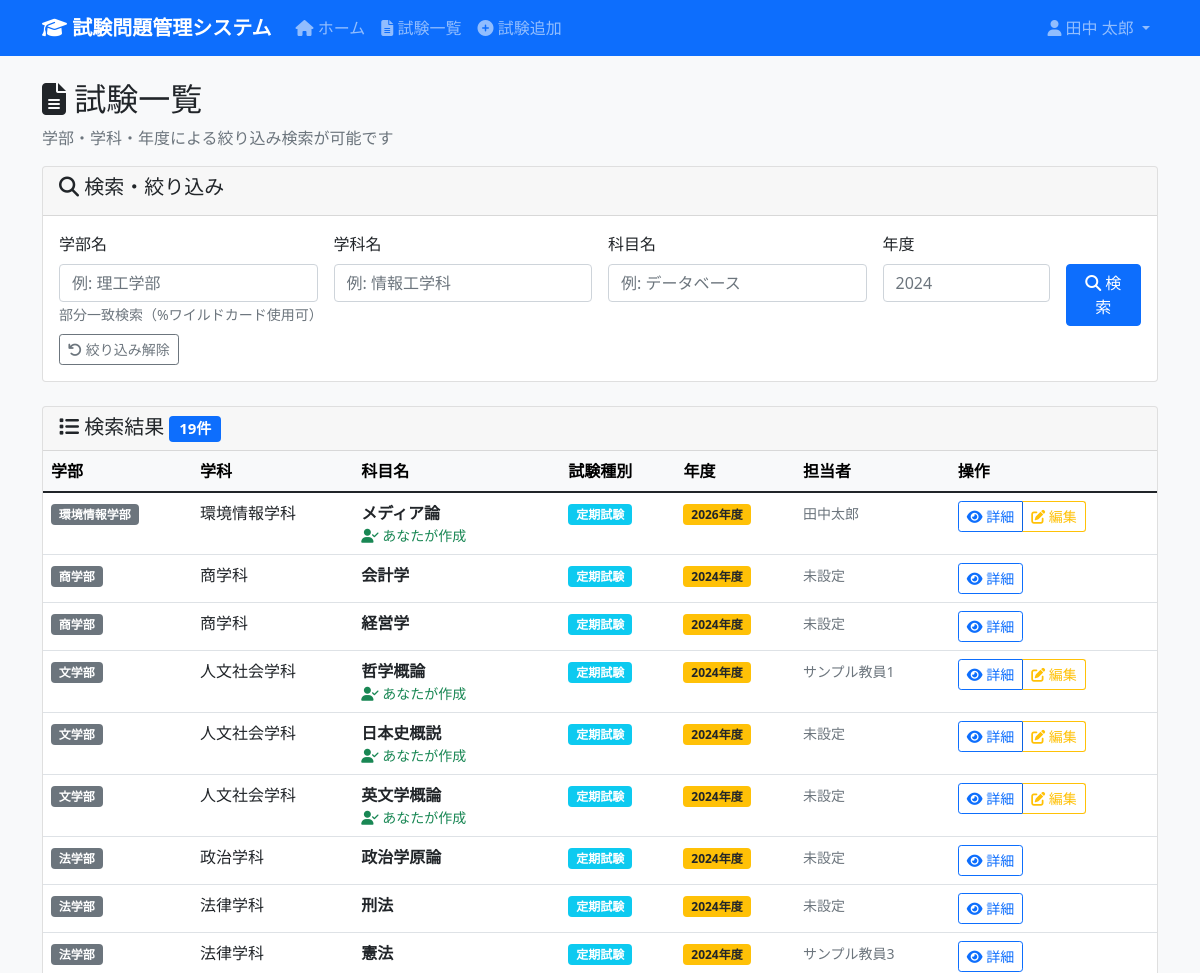
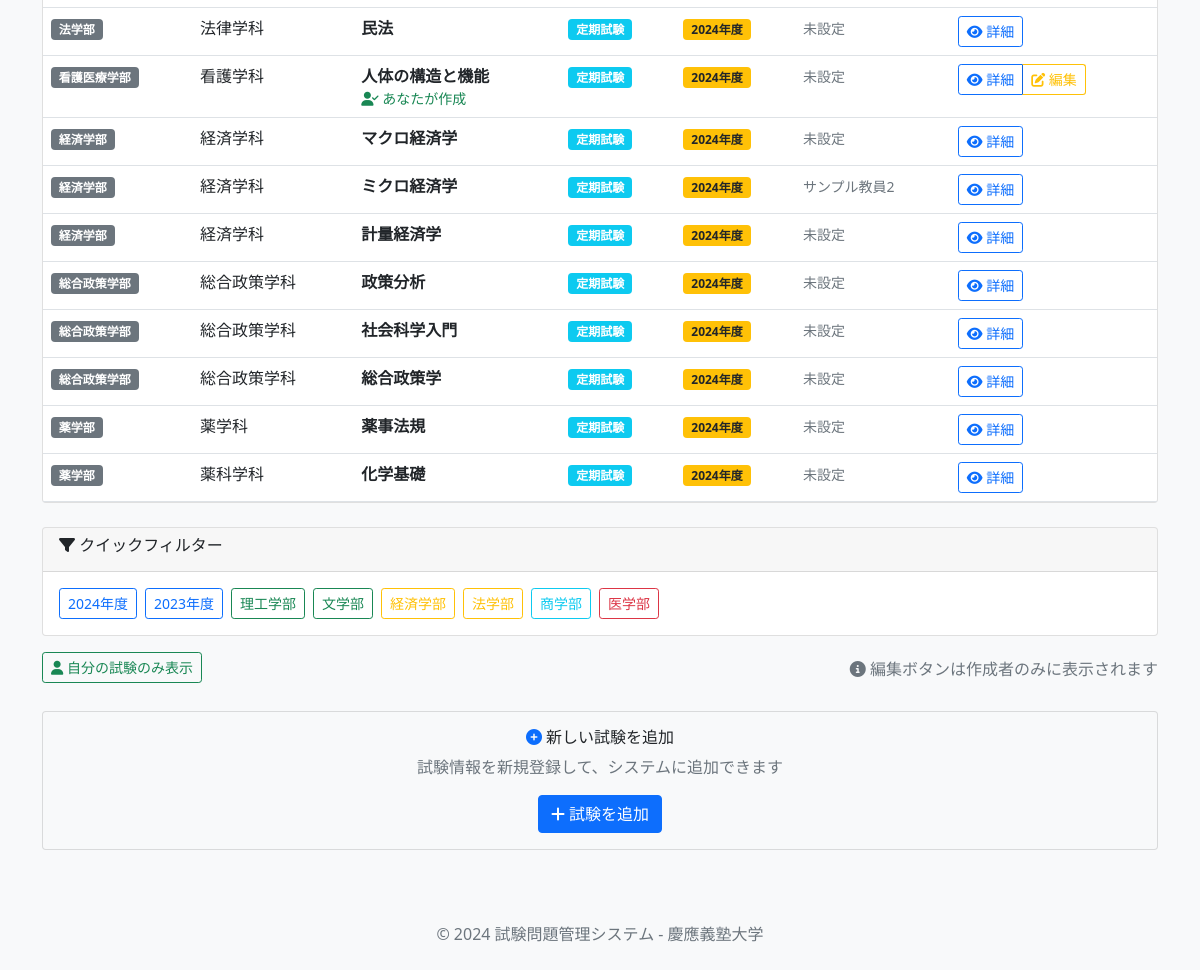
Page /exams (signed in) on the committed database (2 pictures, top to bottom).
### tables this page shows
CREATE TABLE Exams (
                exam_id INTEGER PRIMARY KEY AUTOINCREMENT,
                subject_id INTEGER NOT NULL,
                exam_type_id INTEGER NOT NULL,
                exam_year INTEGER NOT NULL,
                instructions TEXT,
                created_by INTEGER,
                created_at DATETIME DEFAULT CURRENT_TIMESTAMP,
                updated_at DATETIME DEFAULT CURRENT_TIMESTAMP,
                FOREIGN KEY (subject_id) REFERENCES Subjects(subject_id),
                FOREIGN KEY (exam_type_id) REFERENCES ExamTypes(exam_type_id),
                FOREIGN KEY (created_by) REFERENCES Users(user_id) ON DELETE SET NULL,
                UNIQUE(subject_id, exam_type_id, exam_year)
            );

### app.py (the view)
@app.route('/exams')
@login_required
def exams() -> str:
    cur = get_db().cursor()
    exam_list = cur.execute('''
        SELECT
            e.exam_id,
            f.faculty_name,
            d.department_name,
            s.subject_name,
            et.exam_type_name,
            e.exam_year,
            GROUP_CONCAT(p.professor_name, ', ') AS professors,
            e.created_by
        FROM Exams e
        JOIN Subjects s ON e.subject_id = s.subject_id
        JOIN Departments d ON s.department_id = d.department_id
        JOIN Faculties f ON d.faculty_id = f.faculty_id
        JOIN ExamTypes et ON e.exam_type_id = et.exam_type_id
        LEFT JOIN ExamProfessors ep ON e.exam_id = ep.exam_id
        LEFT JOIN Professors p ON ep.professor_id = p.professor_id
        GROUP BY e.exam_id, f.faculty_name, d.department_name, s.subject_name, et.exam_type_name, e.exam_year, e.created_by
        ORDER BY e.exam_year DESC, f.faculty_name, d.department_name, s.subject_name
    ''').fetchall()
    return render_template('exams/list.html', exam_list=exam_list)

### app.py (called while the page is built)
def get_db() -> sqlite3.Connection:
    db = getattr(g, '_database', None)
    if db is None:
        db = g._database = sqlite3.connect(DATABASE)
        db.execute('PRAGMA foreign_keys = ON')
        db.row_factory = sqlite3.Row
    return db

@app.teardown_appcontext
def close_connection(exception: Optional[BaseException]) -> None:
    db = getattr(g, '_database', None)
    if db is not None:
        db.close()

def login_required(f):
    @wraps(f)
    def decorated_function(*args, **kwargs):
        if 'user_id' not in session:
            return redirect(url_for('login'))
        return f(*args, **kwargs)
    return decorated_function

### templates/exams/list.html (shortened to what this page needs)
{% extends "base.html" %}
{% block content %}
<div class="row">
    <div class="col-12">
        <h2>
            <i class="fas fa-file-alt"></i> 試験一覧
        </h2>
        <p class="text-muted">学部・学科・年度による絞り込み検索が可能です</p>
    </div>
</div>
<div class="row mb-4">
    <div class="col-12">
        <div class="card">
            <div class="card-header">
                <h5><i class="fas fa-search"></i> 検索・絞り込み</h5>
            </div>
            <div class="card-body">
                <form method="POST" action="{{ url_for('exams_filtered') }}">
                    <div class="row g-3">
                        <div class="col-md-3">
                            <label for="faculty_filter" class="form-label">学部名</label>
                            <input type="text" class="form-control" id="faculty_filter" name="faculty_filter"
                                   value="{{ faculty_filter or '' }}" placeholder="例: 理工学部">
                            <small class="form-text text-muted">部分一致検索（%ワイルドカード使用可）</small>
                        </div>
                        <div class="col-md-3">
                            <label for="department_filter" class="form-label">学科名</label>
                            <input type="text" class="form-control" id="department_filter" name="department_filter"
                                   value="{{ department_filter or '' }}" placeholder="例: 情報工学科">
                        </div>
                        <div class="col-md-3">
                            <label for="subject_filter" class="form-label">科目名</label>
                            <input type="text" class="form-control" id="subject_filter" name="subject_filter"
                                   value="{{ subject_filter or '' }}" placeholder="例: データベース">
                        </div>
                        <div class="col-md-2">
                            <label for="year_filter" class="form-label">年度</label>
                            <input type="number" class="form-control" id="year_filter" name="year_filter"
                                   value="{{ year_filter or '' }}" min="2020" max="2030" placeholder="2024">
                        </div>
                        <div class="col-md-1">
                            <label class="form-label">&nbsp;</label>
                            <button type="submit" class="btn btn-primary w-100 d-block">
                                <i class="fas fa-search"></i>
                                <span class="d-none d-lg-inline"> 検索</span>
                            </button>
                        </div>
                    </div>
                    <div class="row mt-2">
                        <div class="col-12">
                            <a href="{{ url_for('exams') }}" class="btn btn-outline-secondary btn-sm me-2">
                                <i class="fas fa-undo"></i> 絞り込み解除
                            </a>
                        </div>
                    </div>
                </form>
            </div>
        </div>
    </div>
</div>
<div class="row">
    <div class="col-12">
        {% if exam_list %}
            <div class="card">
                <div class="card-header d-flex justify-content-between align-items-center">
                    <h5 class="mb-0">
                        <i class="fas fa-list"></i> 検索結果
                        <span class="badge bg-primary">{{ exam_list|length }}件</span>
                    </h5>
                </div>
                <div class="card-body p-0">
                    <div class="table-responsive">
                        <table class="table table-hover mb-0">
                            <thead class="table-light">
                                <tr>
                                    <th>学部</th>
                                    <th>学科</th>
                                    <th>科目名</th>
                                    <th>試験種別</th>
                                    <th>年度</th>
                                    <th>担当者</th>
                                    <th>操作</th>
                                </tr>
                            </thead>
                            <tbody>
                                {% for exam in exam_list %}
                                <tr data-created-by="{{ exam[7] if exam[7] else '' }}">
                                    <td>
                                        <span class="badge bg-secondary">{{ exam[1] }}</span>
                                    </td>
                                    <td>{{ exam[2] }}</td>
                                    <td>
                                        <strong>{{ exam[3] }}</strong>
                                        {% if session.user_id and exam[7] == session.user_id %}
                                            <small class="text-success d-block my-creation-mark">
                                                <i class="fas fa-user-check"></i> あなたが作成
                                            </small>
                                        {% endif %}
                                    </td>
                                    <td>
                                        <span class="badge bg-info">{{ exam[4] }}</span>
                                    </td>
                                    <td>
                                        <span class="badge bg-warning text-dark">{{ exam[5] }}年度</span>
                                    </td>
                                    <td>
                                        {% if exam[6] %}
                                            <small class="text-muted">{{ exam[6] }}</small>
                                        {% else %}
                                            <small class="text-muted">未設定</small>
                                        {% endif %}
                                    </td>
                                    <td>
                                        <div class="btn-group" role="group">
                                            <a href="{{ url_for('exam_detail', exam_id=exam[0]) }}"
                                               class="btn btn-sm btn-outline-primary">
                                                <i class="fas fa-eye"></i> 詳細
                                            </a>
                                            {% if session.user_id and exam[7] == session.user_id %}
                                                <a href="{{ url_for('exam_edit', exam_id=exam[0]) }}"
                                                   class="btn btn-sm btn-outline-warning"
                                                   title="あなたが作成した試験です">
                                                    <i class="fas fa-edit"></i> 編集
                                                </a>
                                            {% endif %}
                                        </div>
                                    </td>
                                </tr>
                                {% endfor %}
                            </tbody>
                        </table>
                    </div>
                </div>
            </div>
        {% endif %}
    </div>
</div>
{% if exam_list %}
<div class="row mt-4">
    <div class="col-12">
        <div class="card">
            <div class="card-header">
                <h6><i class="fas fa-filter"></i> クイックフィルター</h6>
            </div>
            <div class="card-body">
                <div class="d-none d-md-flex flex-wrap gap-2">
                    <button type="button" class="btn btn-outline-primary btn-sm" onclick="filterByYear(2024)">2024年度</button>
                    <button type="button" class="btn btn-outline-primary btn-sm" onclick="filterByYear(2023)">2023年度</button>
                    <button type="button" class="btn btn-outline-success btn-sm" onclick="filterByFaculty('理工学部')">理工学部</button>
                    <button type="button" class="btn btn-outline-success btn-sm" onclick="filterByFaculty('文学部')">文学部</button>
                    <button type="button" class="btn btn-outline-warning btn-sm" onclick="filterByFaculty('経済学部')">経済学部</button>
                    <button type="button" class="btn btn-outline-warning btn-sm" onclick="filterByFaculty('法学部')">法学部</button>
                    <button type="button" class="btn btn-outline-info btn-sm" onclick="filterByFaculty('商学部')">商学部</button>
                    <button type="button" class="btn btn-outline-danger btn-sm" onclick="filterByFaculty('医学部')">医学部</button>
                </div>
            </div>
        </div>
    </div>
</div>
{% endif %}
<div class="row mt-3">
    <div class="col-12">
        <div class="d-flex justify-content-between align-items-center">
            <div>
                <button type="button" class="btn btn-outline-success btn-sm" onclick="toggleMyExams()">
                    <i class="fas fa-user"></i> 自分の試験のみ表示
                </button>
            </div>
            <div>
                <span class="text-muted">
                    <i class="fas fa-info-circle"></i>
                    編集ボタンは作成者のみに表示されます
                </span>
            </div>
        </div>
    </div>
</div>
<div class="row mt-4">
    <div class="col-12">
        <div class="card bg-light">
            <div class="card-body text-center">
                <h6><i class="fas fa-plus-circle text-primary"></i> 新しい試験を追加</h6>
                <p class="text-muted mb-3">試験情報を新規登録して、システムに追加できます</p>
                <a href="{{ url_for('exam_add') }}" class="btn btn-primary">
                    <i class="fas fa-plus"></i> 試験を追加
                </a>
            </div>
        </div>
    </div>
</div>
{% endblock %}

### templates/base.html (shortened to what this page needs)
<!DOCTYPE html>
<html lang="ja">
<head>
    <link href="https://cdn.jsdelivr.net/npm/bootstrap@5.1.3/dist/css/bootstrap.min.css" rel="stylesheet">
    <link rel="stylesheet" href="https://cdnjs.cloudflare.com/ajax/libs/font-awesome/6.4.0/css/all.min.css">
</head>
<body>
    <nav class="navbar navbar-expand-lg navbar-dark bg-primary">
        <div class="container">
            <a class="navbar-brand" href="{{ url_for('home') }}">
                <i class="fas fa-graduation-cap"></i>
                試験問題管理システム
            </a>
            <div class="collapse navbar-collapse" id="navbarNav">
                <ul class="navbar-nav me-auto">
                    <li class="nav-item">
                        <a class="nav-link" href="{{ url_for('home') }}">
                            <i class="fas fa-home"></i> ホーム
                        </a>
                    </li>
                    <li class="nav-item">
                        <a class="nav-link" href="{{ url_for('exams') }}">
                            <i class="fas fa-file-alt"></i> 試験一覧
                        </a>
                    </li>
                    <li class="nav-item">
                        <a class="nav-link" href="{{ url_for('exam_add') }}">
                            <i class="fas fa-plus-circle"></i> 試験追加
                        </a>
                    </li>
                </ul>
                <div class="navbar-nav">
                    <div class="dropdown">
                        <a class="nav-link dropdown-toggle" href="#" id="userDropdown" role="button" data-bs-toggle="dropdown">
                            <i class="fas fa-user"></i> {{ session.full_name }}
                        </a>
                    </div>
                </div>
            </div>
        </div>
    </nav>
    <main class="container mt-4">
        {% block content %}{% endblock %}
    </main>
    <footer class="bg-light mt-5 py-4">
        <div class="container text-center">
            <p class="text-muted mb-0">
                &copy; 2024 試験問題管理システム - 慶應義塾大学
            </p>
        </div>
    </footer>
</body>
</html>

### templates/base.html (style rules this page uses)
body { background-color: #f8f9fa; }
.navbar-brand { font-weight: bold; }

### templates/exams/list.html (style rules this page uses)
.form-label { font-weight: 500; margin-bottom: 0.5rem; }
.card-body form { margin-bottom: 0; }
.btn-group-vertical .btn, .d-flex .btn { margin-bottom: 0.25rem; }
.my-creation-mark { font-weight: 500; }
.btn-group .btn { margin-left: 0; }
.btn-group .btn:not(:first-child) { border-left: 1px solid rgba(0,0,0,0.1); }

### rows in the picture
Exams: exam "環境情報学部", exam "環境情報学科", exam "メディア論", shows "あなたが作成", exam "定期試験", exam_year "2026", exam "田中太郎"
Exams: exam "商学部", exam "商学科", exam "会計学", exam "定期試験", exam_year "2024", shows "未設定"
Exams: exam "商学部", exam "商学科", exam "経営学", exam "定期試験", exam_year "2024", shows "未設定"
Exams: exam "文学部", exam "人文社会学科", exam "哲学概論", shows "あなたが作成", exam "定期試験", exam_year "2024", exam "サンプル教員1"
Exams: exam "文学部", exam "人文社会学科", exam "日本史概説", shows "あなたが作成", exam "定期試験", exam_year "2024", shows "未設定"
Exams: exam "文学部", exam "人文社会学科", exam "英文学概論", shows "あなたが作成", exam "定期試験", exam_year "2024", shows "未設定"
Exams: exam "法学部", exam "政治学科", exam "政治学原論", exam "定期試験", exam_year "2024", shows "未設定"
Exams: exam "法学部", exam "法律学科", exam "刑法", exam "定期試験", exam_year "2024", shows "未設定"
Exams: exam "法学部", exam "法律学科", exam "憲法", exam "定期試験", exam_year "2024", exam "サンプル教員3"
Exams: exam "法学部", exam "法律学科", exam "民法", exam "定期試験", exam_year "2024", shows "未設定"
Exams: exam "看護医療学部", exam "看護学科", exam "人体の構造と機能", shows "あなたが作成", exam "定期試験", exam_year "2024", shows "未設定"
Exams: exam "経済学部", exam "経済学科", exam "マクロ経済学", exam "定期試験", exam_year "2024", shows "未設定"
Exams: exam "経済学部", exam "経済学科", exam "ミクロ経済学", exam "定期試験", exam_year "2024", exam "サンプル教員2"
Exams: exam "経済学部", exam "経済学科", exam "計量経済学", exam "定期試験", exam_year "2024", shows "未設定"
Exams: exam "総合政策学部", exam "総合政策学科", exam "政策分析", exam "定期試験", exam_year "2024", shows "未設定"
Exams: exam "総合政策学部", exam "総合政策学科", exam "社会科学入門", exam "定期試験", exam_year "2024", shows "未設定"
Exams: exam "総合政策学部", exam "総合政策学科", exam "総合政策学", exam "定期試験", exam_year "2024", shows "未設定"
Exams: exam "薬学部", exam "薬学科", exam "薬事法規", exam "定期試験", exam_year "2024", shows "未設定"
Exams: exam "薬学部", exam "薬科学科", exam "化学基礎", exam "定期試験", exam_year "2024", shows "未設定"

### other values in the picture
{{ session.full_name }} "田中 太郎"
{{ exam_list|length }} "19"
